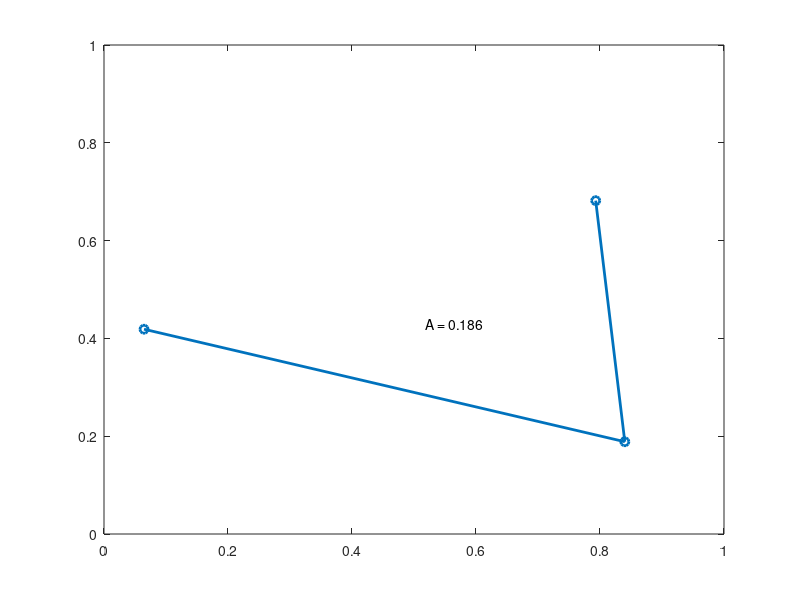

Source code (MATLAB):
close all
clear all

graphics_toolkit qt
set (0, "defaultlinelinewidth", 2);

##pkg load control
##s = tf('s');
##sys = (s + 0.2)/(s*(s + -0.5));
##[~,~,~,~,~, olpol, olzer] = rlocus_simply (sys);
##
##h.points(1,:) = real(olpol)';
##h.points(2,:) = imag(olpol)';

h.points = rand (2, 3);         # 3 random points
h.line = [];
h.marker = [];
set (gcf, "userdata", h)

function down_fig (hsrc, evt)

  h = get (hsrc, "userdata");
  if (isempty (h.marker))
    hold on
    h.marker = plot (NA, NA, "o", "markersize", 15, "color", "green");
    hold off
  endif

  set (hsrc, "userdata", h);
  drag_fig (hsrc, evt);
endfunction

function drag_fig (hsrc, evt)

  # evt 1:left button, 2:middle button, 3:right button
  h = get (hsrc, "userdata");

  if (! isempty (h.marker))
    c = get (gca, "currentpoint")([1;3]);
    set (h.marker, "xdata", c(1));
    set (h.marker, "ydata", c(2));

    # find nearest point
    d = h.points - c;
    [~, idx] = min (hypot (d(1, :), d(2, :)));
    h.points(:, idx) = c;

  endif

  # draw / update the line
  tmp = [h.points]; # duplicate first point to close triangle
  if (isempty (h.line))
    h.line = plot (tmp(1, :), tmp(2, :), "-o");
    h.text = text (NA, NA, "", "horizontalalignment", "center");
    ## testing
    axis ([0 1 0 1])
  else
    set (h.line, "xdata", tmp(1, :));
    set (h.line, "ydata", tmp(2, :));
  endif

  # calculate the area
  A = polyarea (h.points(1, :),
                h.points(2, :));
  P = mean (h.points, 2);
  set (h.text, "position", mean (h.points, 2).');
  set (h.text, "string", sprintf ("A = %.3f", A));

  set (hsrc, "userdata", h);

endfunction

function up_fig (hsrc, evt)

  h = get (gcbf, "userdata");
  delete (h.marker);
  h.marker = [];
  set (gcbf, "userdata", h);

endfunction

set (gcf, "windowbuttondownfcn", @down_fig);
set (gcf, "windowbuttonmotionfcn", @drag_fig)
set (gcf, "windowbuttonupfcn", @up_fig)

# first update
drag_fig (gcf, [])